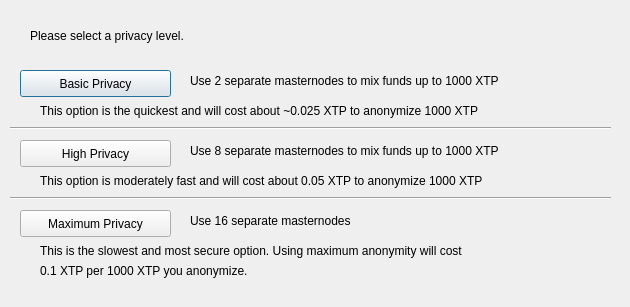
<?xml version="1.0" encoding="UTF-8"?>
<ui version="4.0">
 <class>DarksendConfig</class>
 <widget class="QDialog" name="DarksendConfig">
  <property name="geometry">
   <rect>
    <x>0</x>
    <y>0</y>
    <width>630</width>
    <height>307</height>
   </rect>
  </property>
  <property name="windowTitle">
   <string>Configure PrivateSend</string>
  </property>
  <widget class="QPushButton" name="buttonBasic">
   <property name="geometry">
    <rect>
     <x>20</x>
     <y>70</y>
     <width>151</width>
     <height>27</height>
    </rect>
   </property>
   <property name="text">
    <string>Basic Privacy</string>
   </property>
  </widget>
  <widget class="QPushButton" name="buttonHigh">
   <property name="geometry">
    <rect>
     <x>20</x>
     <y>140</y>
     <width>151</width>
     <height>27</height>
    </rect>
   </property>
   <property name="text">
    <string>High Privacy</string>
   </property>
  </widget>
  <widget class="QPushButton" name="buttonMax">
   <property name="geometry">
    <rect>
     <x>20</x>
     <y>210</y>
     <width>151</width>
     <height>27</height>
    </rect>
   </property>
   <property name="text">
    <string>Maximum Privacy</string>
   </property>
  </widget>
  <widget class="QLabel" name="label">
   <property name="geometry">
    <rect>
     <x>30</x>
     <y>20</y>
     <width>571</width>
     <height>31</height>
    </rect>
   </property>
   <property name="text">
    <string>Please select a privacy level.</string>
   </property>
  </widget>
  <widget class="QLabel" name="label_2">
   <property name="geometry">
    <rect>
     <x>190</x>
     <y>70</y>
     <width>421</width>
     <height>21</height>
    </rect>
   </property>
   <property name="text">
    <string>Use 2 separate masternodes to mix funds up to 1000 XTP</string>
   </property>
  </widget>
  <widget class="QLabel" name="label_3">
   <property name="geometry">
    <rect>
     <x>190</x>
     <y>140</y>
     <width>411</width>
     <height>21</height>
    </rect>
   </property>
   <property name="text">
    <string>Use 8 separate masternodes to mix funds up to 1000 XTP</string>
   </property>
  </widget>
  <widget class="QLabel" name="label_4">
   <property name="geometry">
    <rect>
     <x>190</x>
     <y>210</y>
     <width>421</width>
     <height>21</height>
    </rect>
   </property>
   <property name="text">
    <string>Use 16 separate masternodes</string>
   </property>
  </widget>
  <widget class="QLabel" name="label_6">
   <property name="geometry">
    <rect>
     <x>40</x>
     <y>100</y>
     <width>561</width>
     <height>21</height>
    </rect>
   </property>
   <property name="text">
    <string>This option is the quickest and will cost about ~0.025 XTP to anonymize 1000 XTP</string>
   </property>
  </widget>
  <widget class="QLabel" name="label_7">
   <property name="geometry">
    <rect>
     <x>40</x>
     <y>170</y>
     <width>561</width>
     <height>21</height>
    </rect>
   </property>
   <property name="text">
    <string>This option is moderately fast and will cost about 0.05 XTP to anonymize 1000 XTP</string>
   </property>
  </widget>
  <widget class="QLabel" name="label_8">
   <property name="geometry">
    <rect>
     <x>40</x>
     <y>240</y>
     <width>561</width>
     <height>21</height>
    </rect>
   </property>
   <property name="text">
    <string>This is the slowest and most secure option. Using maximum anonymity will cost</string>
   </property>
  </widget>
  <widget class="QLabel" name="label_9">
   <property name="geometry">
    <rect>
     <x>40</x>
     <y>260</y>
     <width>561</width>
     <height>21</height>
    </rect>
   </property>
   <property name="text">
    <string>0.1 XTP per 1000 XTP you anonymize.</string>
   </property>
  </widget>
  <widget class="Line" name="line">
   <property name="geometry">
    <rect>
     <x>10</x>
     <y>120</y>
     <width>601</width>
     <height>16</height>
    </rect>
   </property>
   <property name="orientation">
    <enum>Qt::Horizontal</enum>
   </property>
  </widget>
  <widget class="Line" name="line_2">
   <property name="geometry">
    <rect>
     <x>10</x>
     <y>190</y>
     <width>601</width>
     <height>16</height>
    </rect>
   </property>
   <property name="orientation">
    <enum>Qt::Horizontal</enum>
   </property>
  </widget>
 </widget>
 <resources/>
 <connections/>
</ui>
